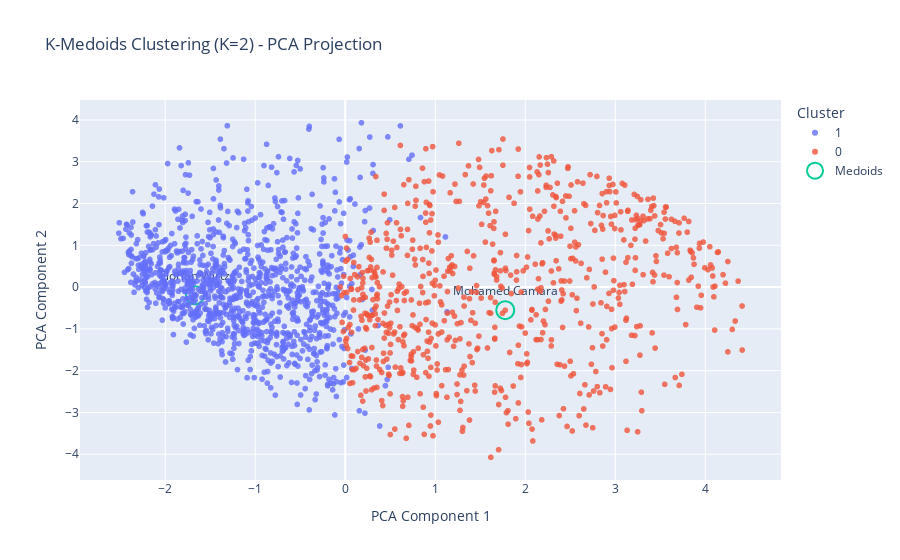

The code cell stored with this chart in its notebook:
### Code cell
df_plot = pd.DataFrame({
    "x": X_pca[:, 0],
    "y": X_pca[:, 1],
    "Cluster": final_labels,
    "Name": df_with_clusters["Name"].values,
    "Club": df_with_clusters["Club"].values,
    "CA": df_with_clusters["CA"].values,
    "PA": df_with_clusters["PA"].values,
})

df_plot["is_medoid"] = False
df_plot.loc[medoid_indices, "is_medoid"] = True

fig = px.scatter(
    df_plot,
    x="x",
    y="y",
    color="Cluster",
    hover_data=["Name", "Club", "CA", "PA"],
    title=f"K-Medoids Clustering (K={best_k}) - PCA Projection",
    opacity=0.8,
)

medoids_df = df_plot[df_plot["is_medoid"]]

fig.add_scatter(
    x=medoids_df["x"],
    y=medoids_df["y"],
    mode="markers+text",
    marker=dict(
        size=18,
        symbol="circle-open",
        line=dict(width=2, color="black"),
    ),
    text=medoids_df["Name"],
    textposition="top center",
    hoverinfo="text",
    name="Medoids",
)

fig.update_layout(
    xaxis_title="PCA Component 1",
    yaxis_title="PCA Component 2",
    legend_title="Cluster",
)

fig.show()

### Figure 1 — Plotly figure (JSON) as saved in the notebook; plotly's stock layout.template omitted (floating-point values rounded to 4 significant figures; data arrays with more than 128 entries replaced by an {"elided": "..."} marker saying what was removed)
{"data": [{"customdata": {"elided": "1107x4 mixed values"}, "hovertemplate": "Cluster=1<br>x=%{x}<br>y=%{y}<br>Name=%{customdata[0]}<br>Club=%{customdata[1]}<br>CA=%{customdata[2]}<br>PA=%{customdata[3]}<extra></extra>", "legendgroup": "1", "marker": {"color": "#636efa", "opacity": 0.8, "symbol": "circle"}, "mode": "markers", "name": "1", "showlegend": true, "type": "scattergl", "x": {"elided": "1107 float values"}, "xaxis": "x", "y": {"elided": "1107 float values"}, "yaxis": "y"}, {"customdata": {"elided": "714x4 mixed values"}, "hovertemplate": "Cluster=0<br>x=%{x}<br>y=%{y}<br>Name=%{customdata[0]}<br>Club=%{customdata[1]}<br>CA=%{customdata[2]}<br>PA=%{customdata[3]}<extra></extra>", "legendgroup": "0", "marker": {"color": "#EF553B", "opacity": 0.8, "symbol": "circle"}, "mode": "markers", "name": "0", "showlegend": true, "type": "scattergl", "x": {"elided": "714 float values"}, "xaxis": "x", "y": {"elided": "714 float values"}, "yaxis": "y"}, {"hoverinfo": "text", "marker": {"line": {"color": "black", "width": 2}, "size": 18, "symbol": "circle-open"}, "mode": "markers+text", "name": "Medoids", "text": ["Florian Wirtz", "Mohamed Camara"], "textposition": "top center", "type": "scatter", "x": [-1.669, 1.778], "y": [-0.1965, -0.5523]}], "layout": {"legend": {"title": {"text": "Cluster"}, "tracegroupgap": 0}, "title": {"text": "K-Medoids Clustering (K=2) - PCA Projection"}, "xaxis": {"anchor": "y", "domain": [0, 1], "title": {"text": "PCA Component 1"}}, "yaxis": {"anchor": "x", "domain": [0, 1], "title": {"text": "PCA Component 2"}}}}
